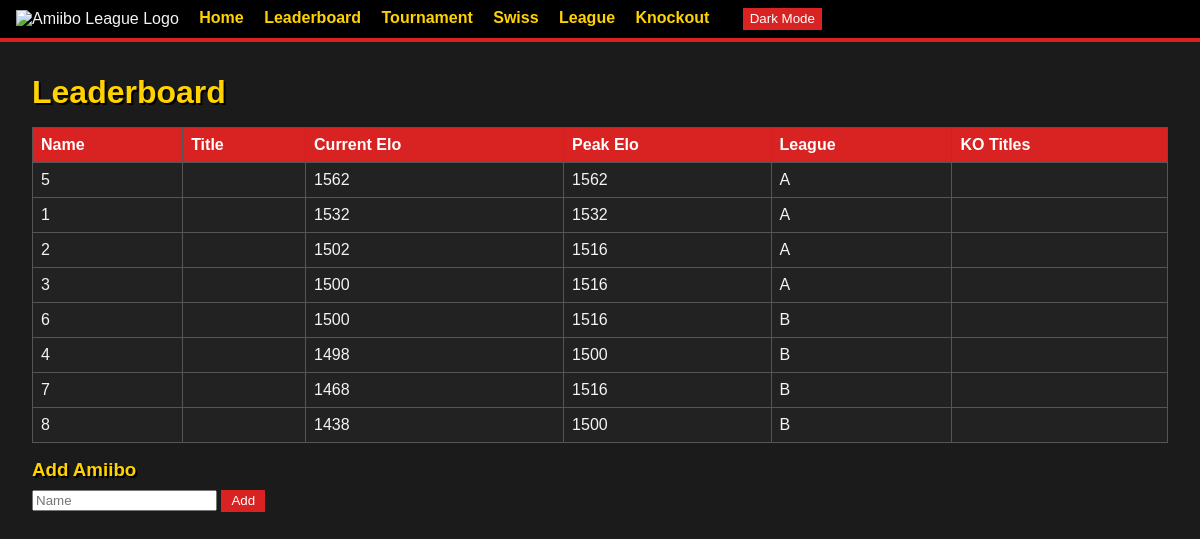
The app's page /leaderboard with its own data.
### models.py (models this page shows)
class Amiibo(db.Model):
    id = db.Column(db.Integer, primary_key=True)
    name = db.Column(db.String(80), unique=True, nullable=False)
    current_elo = db.Column(db.Integer, default=1500)
    peak_elo = db.Column(db.Integer, default=1500)
    league = db.Column(db.String(20), default="")
    ko_titles = db.Column(db.String(120), default="")
    waiting = db.Column(db.Boolean, default=False)
    @property
    def title(self) -> str:
        def bracket_level(bracket: str) -> int:
            letters = [ord(c.upper()) - 65 for c in bracket if c.isalpha()]
            return min(letters) if letters else 100
        wins = [b.strip() for b in self.ko_titles.split(',') if b.strip()]
        levels = [bracket_level(b) for b in wins]
        gm = self.peak_elo >= 2000 and sum(1 for l in levels if l <= bracket_level('A')) >= 3
        im = self.peak_elo >= 1900 and sum(1 for l in levels if l <= bracket_level('C')) >= 2
        fm = self.peak_elo >= 1800 and any(l <= bracket_level('E') for l in levels)
        if gm:
            return "GM"
        if im:
            return "IM"
        if fm:
            return "FM"
        return ""

### app.py (the view)
@app.route('/leaderboard', methods=['GET'])
def leaderboard():
    amiibos = Amiibo.query.order_by(Amiibo.current_elo.desc()).all()
    return render_template('leaderboard.html', amiibos=amiibos)

### templates/leaderboard.html
{% extends 'base.html' %}
{% block content %}
<h1>Leaderboard</h1>
<table class="leaderboard">
    <tr><th>Name</th><th>Title</th><th>Current Elo</th><th>Peak Elo</th><th>League</th><th>KO Titles</th></tr>
    {% for amiibo in amiibos %}
    <tr>
        <td>{{ amiibo.name }}</td>
        <td>{{ amiibo.title }}</td>
        <td>{{ amiibo.current_elo }}</td>
        <td>{{ amiibo.peak_elo }}</td>
        <td>{{ amiibo.league }}</td>
        <td>{{ amiibo.ko_titles }}</td>
    </tr>
    {% endfor %}
</table>
<form method="post" action="/add_amiibo">
    <h3>Add Amiibo</h3>
    <input type="text" name="name" placeholder="Name" required>
    <button type="submit">Add</button>
</form>
{% endblock %}

### templates/base.html (shortened to what this page needs)
<!doctype html>
<html lang="en">
<head>
    <link rel="stylesheet" href="/static/style.css">
</head>
<body>
    <nav>
        <img src="/logo/logo_standard.png" alt="Amiibo League Logo" class="logo">
        <a href="/">Home</a>
        <a href="/leaderboard">Leaderboard</a>
        <a href="/tournament">Tournament</a>
        <a href="/swiss">Swiss</a>
        <a href="/league">League</a>
        <a href="/knockout">Knockout</a>
        <button id="theme-toggle" class="theme-toggle">Dark Mode</button>
    </nav>
    <main class="content">
        {% block content %}{% endblock %}
    </main>
</body>
</html>

### static/style.css (style rules this page uses)
:root { --bg-color: #1b1b1b; --text-color: #f4f4f4; --link-color: #ffd200; --header-bg: #2e2e2e; --border-color: #555; --accent-color: #d92323; }
body { font-family: Arial, sans-serif; margin: 0; background: var(--bg-color); color: var(--text-color); }
nav { background: #000; border-bottom: 4px solid var(--accent-color); padding: 0.5em 1em; margin-bottom: 1em; }
nav img.logo { height: 40px; vertical-align: middle; margin-right: 1em; }
nav a { margin-right: 1em; text-decoration: none; color: var(--link-color); font-weight: bold; }
button.theme-toggle { margin-left: 1em; background: var(--accent-color); color: #fff; border: none; padding: 0.25em 0.5em; cursor: pointer; }
table { border-collapse: collapse; width: 100%; margin-bottom: 1em; background: #222; }
th { background-color: var(--accent-color); color: #fff; }
table, th, td { border: 1px solid var(--border-color); padding: 0.5em; text-align: left; }
button { background: var(--accent-color); color: #fff; border: none; padding: 0.25em 0.75em; cursor: pointer; }
h1, h2, h3 { font-family: Impact, sans-serif; color: var(--link-color); text-shadow: 2px 2px 0 #000; margin-top: 0; margin-bottom: 0.5em; }
.content { padding: 1em 2em; }

### records on screen
Amiibo: name "5", current_elo "1562", peak_elo "1562", league "A"
Amiibo: name "1", current_elo "1532", peak_elo "1532", league "A"
Amiibo: name "2", current_elo "1502", peak_elo "1516", league "A"
Amiibo: name "3", current_elo "1500", peak_elo "1516", league "A"
Amiibo: name "6", current_elo "1500", peak_elo "1516", league "B"
Amiibo: name "4", current_elo "1498", peak_elo "1500", league "B"
Amiibo: name "7", current_elo "1468", peak_elo "1516", league "B"
Amiibo: name "8", current_elo "1438", peak_elo "1500", league "B"
